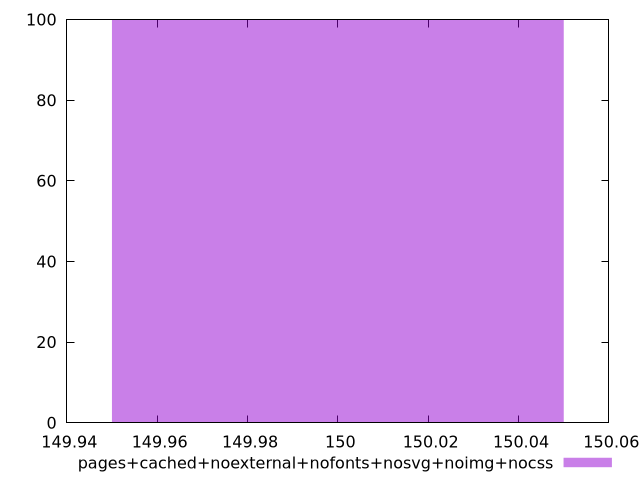

This chart was generated by the following gnuplot code:
$_pagesCachedNoexternalNofontsNosvgNoimgNocss <<EOF
150 100
EOF
set key outside below
set terminal pngcairo
set output "report_00005_2020-11-02T22-26-11.212Z/unminified-javascript/pages+cached+noexternal+nofonts+nosvg+noimg+nocss//raw_hist.png"
set yrange [0:100]
set boxwidth 0.1
set style fill transparent solid 0.5 noborder
plot $_pagesCachedNoexternalNofontsNosvgNoimgNocss title "pages+cached+noexternal+nofonts+nosvg+noimg+nocss" with boxes ,
